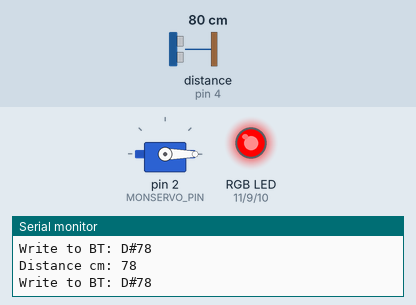
Simulated run of this sketch. Board: Arduino Leonardo, built with avr-gcc and run on an emulated ATmega32U4. Parts: servo, an RGB LED mixed from three pins (HIGH = lit), the last lines printed to the serial monitor. Wiring (inferred from the names in the program): ultrasonic range finder: trigger pin 3; echo pin 4. The test bench sets the inputs (shaded band); at power-on: distance to the obstacle (sensor on pin 4) 80 cm. The echo pulse lasts 58.3 µs per cm; pins used as bus, display or sensor lines are not drawn.

Above: at 1.2 s.
1.3 s: distance to the obstacle (sensor on pin 4) set to 56 cm
2.8 s: distance to the obstacle (sensor on pin 4) set to 47 cm
At 4.5 s:
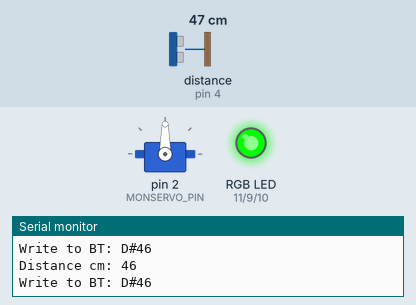
4.8 s: distance to the obstacle (sensor on pin 4) set to 60 cm
At 5.37 s:
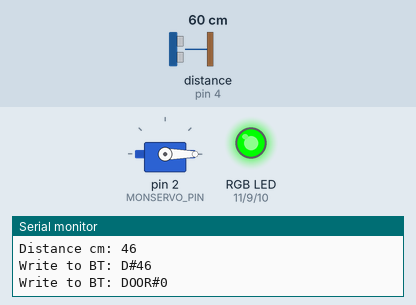
6.9 s: distance to the obstacle (sensor on pin 4) set to 2 cm
At 7.55 s:
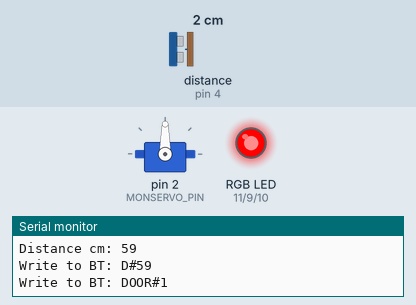
9.1 s: distance to the obstacle (sensor on pin 4) set to 120 cm
At 10.1 s:
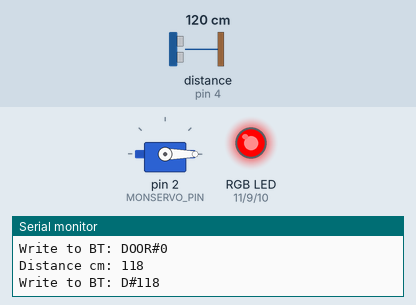
Timing chart, 0 to 12.1 s (numbered marks = the images above; inputs shaded):
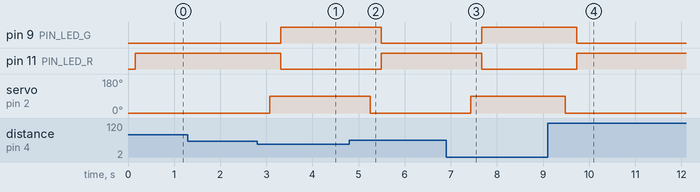

The sketch:

arduino.ino
```cpp
#include <Servo.h>


/* Const for pin */
const byte TRIGGER_PIN = 3; // Pin TRIGGER
const byte ECHO_PIN = 4;    // Pin ECHO
const byte MONSERVO_PIN = 2;// Pin ENGIGNE

/* Const fo pin RGB */
const byte PIN_LED_R = 11;
const byte PIN_LED_B = 10;
const byte PIN_LED_G = 9;

const float SOUND_SPEED = 340.0 / 1000;
/* Const for timeout */
const unsigned long MEASURE_TIMEOUT = 25000UL; // 25ms = ~8m à 340m/s


int MAX_DIST_BEFORE_OPEN = 50;

int color_detect_r = 0;
int color_detect_g = 255;
int color_detect_b = 0;

int color_undetect_r = 255;
int color_undetect_g = 0;
int color_undetect_b = 0;

int distance_cm = 0;

String bluetoothInput = "";
boolean b = false;

boolean doorOpen = false;


Servo monservo;  // Object for control servomoteur

/* Speed of the sound in the air in mm/us */


void displayColor(byte r, byte g, byte b);
void onBluetoothIncomingMessage(String msg);
void writeToBT(String s);
void invalideColor();


void setup() {
  // put your setup code here, to run once:

  Serial.begin(9600);
  Serial.println("Type AT commands!");

  // The HC-06 defaults to 9600 according to the datasheet.
  Serial1.begin(9600);
  /* Init pin for the sound wave*/

  pinMode(TRIGGER_PIN, OUTPUT);
  digitalWrite(TRIGGER_PIN, LOW); // La broche TRIGGER doit être à LOW au repos
  pinMode(ECHO_PIN, INPUT);

  pinMode(PIN_LED_R, OUTPUT);
  pinMode(PIN_LED_G, OUTPUT);
  pinMode(PIN_LED_B, OUTPUT);

  monservo.write(0);
  monservo.attach(MONSERVO_PIN);  // utilise la broche 9 pour le contrôle du servomoteur

  displayColor(0, 0, 0);

}

void loop() {
  if (Serial1.available()) {
    char c = (char)Serial1.read();
    if (c == '@') {
      bluetoothInput = "";
    } else if (c == '$') {
      onBluetoothIncomingMessage(bluetoothInput);
    } else {
      bluetoothInput += String(c);
    }
  }


   // 1. First Launc a sound from trigger for determine the distance
  digitalWrite(TRIGGER_PIN, HIGH);
  delayMicroseconds(10);
  digitalWrite(TRIGGER_PIN, LOW);

  // 2. Evaluate the time between the trigger of the sound and his echo
  long measure = pulseIn(ECHO_PIN, HIGH, MEASURE_TIMEOUT);

  // 3. Calculate the distance between
  float distance_mm = measure / 2.0 * SOUND_SPEED;
  int new_distance_cm = distance_mm / 10.0;
  Serial.print("Distance cm: ");
  Serial.println(distance_cm);

  //if (distance_cm != new_distance_cm) {
    writeToBT(String("D#") + String(distance_cm));
  //}


  distance_cm = new_distance_cm;

  if(distance_cm >= 1 && distance_cm < MAX_DIST_BEFORE_OPEN){
    monservo.write(90);
    if (!doorOpen) {
      doorOpen = true;
      writeToBT("DOOR#1");
    }
  } else {
    monservo.write(0);
    if (doorOpen) {
      doorOpen = false;
      writeToBT("DOOR#0");
    }
  }

  invalideColor();

  delay(300);
}

/**
 * Function use for display color to the led
 *
 */
void displayColor(byte r, byte g, byte b) {
  analogWrite(PIN_LED_R, r);
  analogWrite(PIN_LED_G, g);
  analogWrite(PIN_LED_B, b);
}


/**
 * Function use for send data to bluetooth comp
 */
void writeToBT(String s) {
  Serial.print("Write to BT: ");
  Serial.println(s);

  Serial1.write("@");
  delay(30);
  for (int i = 0; i < s.length(); i++) {
    char c = s.charAt(i);

    Serial1.write(s.charAt(i));
    delay(30);
  }
  Serial1.write("$");
  delay(30);
}

void onBluetoothIncomingMessage(String msg) {
  if (msg == "INIT") {
    char hexoutColorDetected[7];
    sprintf(hexoutColorDetected,"%02x%02x%02x", color_detect_r, color_detect_g, color_detect_b);

    char hexoutColorUndetected[7];
    sprintf(hexoutColorUndetected,"%02x%02x%02x", color_undetect_r, color_undetect_g, color_undetect_b);

    writeToBT(String("DT#") + String(MAX_DIST_BEFORE_OPEN));
    writeToBT(String("CD#") + String(hexoutColorDetected));
    writeToBT(String("CU#") + String(hexoutColorUndetected));
    writeToBT(String("DOOR#") + String(doorOpen ? "1" : "0"));
    return;
  }


  if (msg.length() <= 3) {
    return;
  }
  String cmd = msg.substring(0, 2);
  String arg = msg.substring(3, msg.length());
  Serial.println(cmd);
  Serial.println(arg);
  if (cmd == "DT") {
    MAX_DIST_BEFORE_OPEN = arg.toInt();
    writeToBT(msg);
  } else if (cmd == "CD") {
    String hexstring = String("#") + arg;
    long number = (long) strtol( &hexstring[1], NULL, 16);
    color_detect_r = number >> 16 & 0xFF;
    color_detect_g = number >> 8 & 0xFF;
    color_detect_b = number & 0xFF;
    writeToBT(msg);
    invalideColor();
  } else if (cmd == "CU") {
    String hexstring = String("#") + arg;
    long number = (long) strtol( &hexstring[1], NULL, 16);
    color_undetect_r = number >> 16;
    color_undetect_g = number >> 8 & 0xFF;
    color_undetect_b = number & 0xFF;
    writeToBT(msg);
    invalideColor();
  }
}

void invalideColor() {
  if (doorOpen) {
    displayColor(color_detect_r, color_detect_g, color_detect_b);
  } else {
    displayColor(color_undetect_r, color_undetect_g, color_undetect_b);
  }
}
```

Measured:
- the behaviour switches between 51 and 50 cm on distance to the obstacle (sensor on pin 4) (found by bisection; images 0 and 1)
- after the input at 2.8 s, pin 9 (PIN_LED_G): LOW → HIGH after 0.51 s; pin 11 (PIN_LED_R): HIGH → LOW after 0.51 s; servo on pin 2 (MONSERVO_PIN): 0° → 90° after 0.27 s
- after the input at 4.8 s, pin 9 (PIN_LED_G): HIGH → LOW after 0.69 s; pin 11 (PIN_LED_R): LOW → HIGH after 0.69 s; servo on pin 2 (MONSERVO_PIN): 90° → 0° after 0.45 s
- after the input at 6.9 s, pin 9 (PIN_LED_G): LOW → HIGH after 0.77 s; pin 11 (PIN_LED_R): HIGH → LOW after 0.77 s; servo on pin 2 (MONSERVO_PIN): 0° → 90° after 0.53 s
- after the input at 9.1 s, pin 9 (PIN_LED_G): HIGH → LOW after 0.63 s; pin 11 (PIN_LED_R): LOW → HIGH after 0.63 s; servo on pin 2 (MONSERVO_PIN): 90° → 0° after 0.38 s
